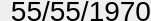
<?xml version="1.0" encoding="UTF-8"?>
<ui version="4.0">
 <class>HNS_Date_Widget</class>
 <widget class="QWidget" name="HNS_Date_Widget">
  <property name="geometry">
   <rect>
    <x>0</x>
    <y>0</y>
    <width>151</width>
    <height>21</height>
   </rect>
  </property>
  <property name="windowTitle">
   <string>Form</string>
  </property>
  <widget class="QLabel" name="LBL_Date">
   <property name="geometry">
    <rect>
     <x>0</x>
     <y>0</y>
     <width>151</width>
     <height>21</height>
    </rect>
   </property>
   <property name="font">
    <font>
     <family>Ubuntu</family>
     <pointsize>21</pointsize>
    </font>
   </property>
   <property name="text">
    <string>55/55/1970</string>
   </property>
   <property name="alignment">
    <set>Qt::AlignRight|Qt::AlignTrailing|Qt::AlignVCenter</set>
   </property>
  </widget>
 </widget>
 <resources/>
 <connections/>
</ui>
